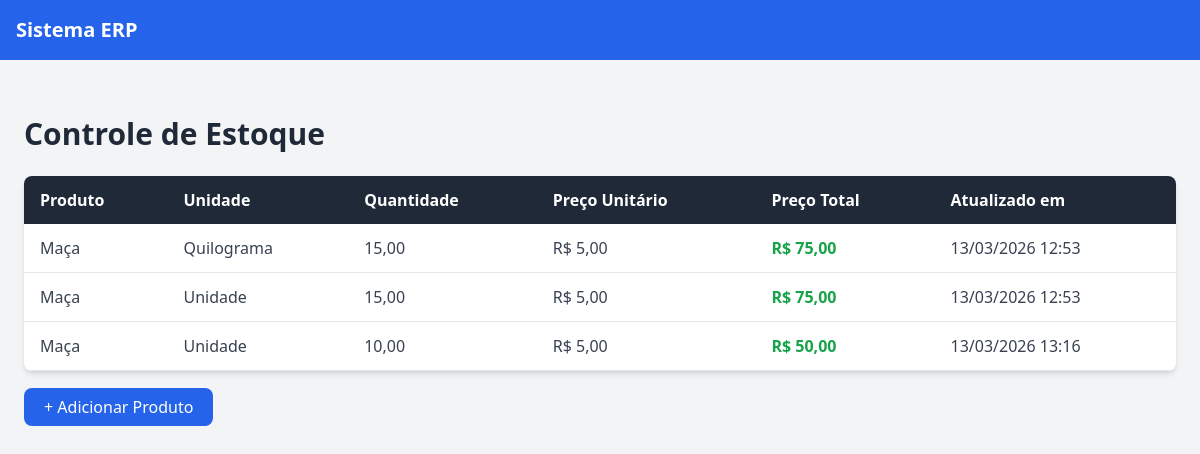
/estoque/, run on an earlier commit of the app's database.
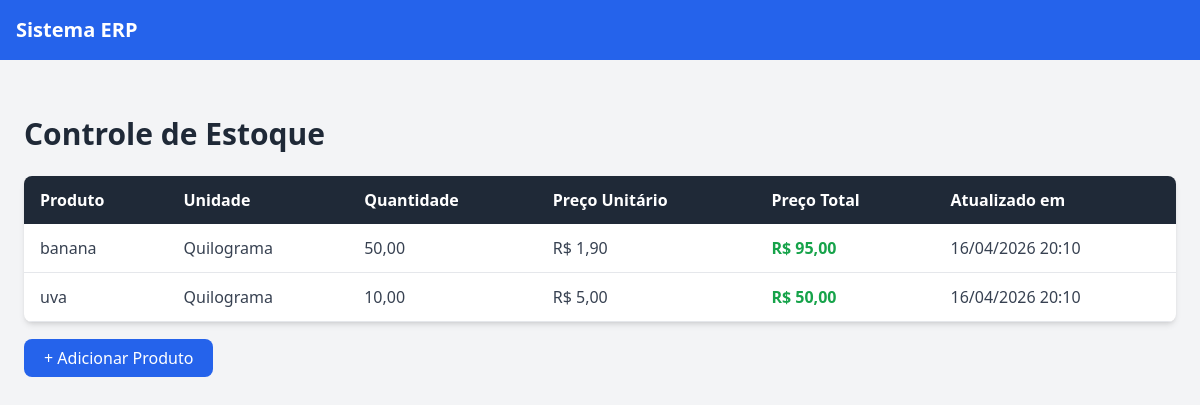
And on a later commit of the database.
### estoque/models.py (models this page shows, shortened)
class Estoque(models.Model):
    produto = models.ForeignKey(Produto, on_delete=models.CASCADE) #Relacionamento com Produto (chave estrangeira).
    UNIDADES = [ #ista de opções para unidade de medida.
    ('UN', 'Unidade'),
    ('KG', 'Quilograma'),
    ('L', 'Litro'),
    ('M', 'Metro'),
    ]
    unidade_medida = models.CharField(max_length=5, choices=UNIDADES) #Campo de texto com opções limitadas.
    quantidade = models.DecimalField(max_digits=10, decimal_places=2) #Campo numérico com casas decimais.
    preco_unitario = models.DecimalField(max_digits=10, decimal_places=2, default=0) #Preço por unidade do produto. default=0 evita erros se não prencher.
    preco_total = models.DecimalField(max_digits=12, decimal_places=2, default=0) #Campo para armazenar o valor total.
    atualizado_em = models.DateTimeField(auto_now=True) #Data automática de atualização.

### produtos/models.py (models this page shows, shortened)
class Produto(models.Model): #Criamos uma classe produto e o models.Model diz pro db que isso é uma tabela
    nome = models.CharField(max_length=150) #Campo de texto curto (VARCHAR no banco) e limita 150 caracteres
    descricao = models.TextField() #Text igual um vachar sem limite fixo
    preco = models.DecimalField(max_digits=10, decimal_places=2)#Campo para valores monetários , max_digits=10 total de digitos , decimal_places=2 casas decimais
    sku = models.CharField(max_length=50, unique=True, blank=True) #Codigo do produto, unique=True pra não repetir o cod, blank=True pode ser vazio no forms
    ativo = models.BooleanField(default=True) #Campo verdadeiro ou falso, default=True : quando cria, já vem ativo automaticamente

### estoque/views.py (the view)
# urls.py: path('', lista_estoque, name='estoque'), #'' → URL vazia (ex: /estoque/), lista_estoque : função executada / name='estoque' : nome interno da rota
def lista_estoque(request):
    estoque = Estoque.objects.all()
    return render(request, 'estoque/estoque.html', {'estoque': estoque})

### estoque/templates/estoque/estoque.html
{% extends 'base.html' %}
{% block content %}
<div class="max-w-6xl mx-auto mt-10">
    <h1 class="text-3xl font-bold mb-6 text-gray-800">Controle de Estoque</h1>
    <div class="bg-white shadow-md rounded-lg overflow-hidden">
        <table class="min-w-full table-auto">
            <thead class="bg-gray-800 text-white">
                <tr>
                    <th class="py-3 px-4 text-left">Produto</th>
                    <th class="py-3 px-4 text-left">Unidade</th>
                    <th class="py-3 px-4 text-left">Quantidade</th>
                    <th class="py-3 px-4 text-left">Preço Unitário</th>
                    <th class="py-3 px-4 text-left">Preço Total</th>
                    <th class="py-3 px-4 text-left">Atualizado em</th>
                </tr>
            </thead>
            <tbody class="text-gray-700">
                {% for item in estoque %}
                <tr class="border-b hover:bg-gray-100">
                    <td class="py-3 px-4">{{ item.produto.nome }}</td>
                    <td class="py-3 px-4">{{ item.get_unidade_medida_display }}</td>
                    <td class="py-3 px-4">{{ item.quantidade }}</td>
                    <td class="py-3 px-4">R$ {{ item.preco_unitario }}</td>
                    <td class="py-3 px-4 font-semibold text-green-600">
                        R$ {{ item.preco_total }}
                    </td>
                    <td class="py-3 px-4">
                        {{ item.atualizado_em|date:"d/m/Y H:i" }}
                    </td>
                </tr>
                {% empty %}
                <tr>
                    <td colspan="6" class="text-center py-6 text-gray-500">
                        Nenhum produto no estoque.
                    </td>
                </tr>
                {% endfor %}
            </tbody>
        </table>
    </div>
    <div class="mt-6">
        <a href="{% url 'criar_estoque' %}"
           class="bg-blue-600 text-white px-5 py-2 rounded-lg hover:bg-blue-700">
            + Adicionar Produto
        </a>
    </div>
</div>
{% endblock %}

### templates/base.html (shortened to what this page needs)
<!DOCTYPE html>
<html lang="pt-br">
<head>
    <script src="https://cdn.tailwindcss.com"></script>
</head>
<body class="bg-gray-100">
    <nav class="bg-blue-600 text-white p-4">
        <h1 class="text-xl font-bold">Sistema ERP</h1>
    </nav>
    <div class="p-4">
        {% block content %}
        {% endblock %}
    </div>
</body>
</html>

What changed in the data, as far as the page shows it:
removed Estoque: produto.nome "Maça", unidade_medida "Quilograma", quantidade "15,00", preco_unitario "5,00", preco_total "75,00", atualizado_em "13/03/2026 12:53"
removed Estoque: produto.nome "Maça", unidade_medida "Unidade", quantidade "15,00", preco_unitario "5,00", preco_total "75,00", atualizado_em "13/03/2026 12:53"
removed Estoque: produto.nome "Maça", unidade_medida "Unidade", quantidade "10,00", preco_unitario "5,00", preco_total "50,00", atualizado_em "13/03/2026 13:16"
added Estoque: produto.nome "banana", unidade_medida "Quilograma", quantidade "50,00", preco_unitario "1,90", preco_total "95,00", atualizado_em "16/04/2026 20:10"
added Estoque: produto.nome "uva", unidade_medida "Quilograma", quantidade "10,00", preco_unitario "5,00", preco_total "50,00", atualizado_em "16/04/2026 20:10"
